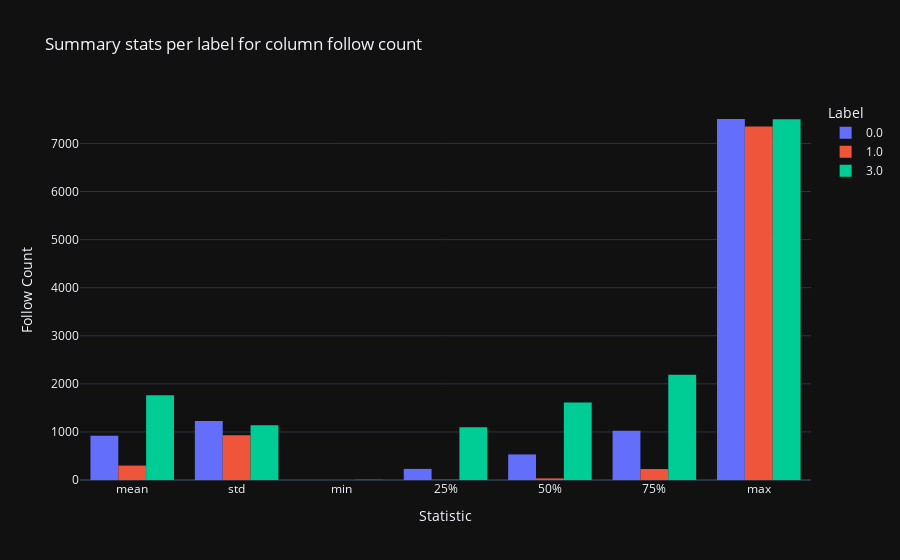

Write notebook code for a chart like this one.
### Markdown cell above
### 1.x Follow count

### Code cell
# Describing column for each label
sub_df, fig = df_main.describe_column_by_colcat('follow_count')

print('Follow count: ')
display(sub_df.style.format('{:,}'))
fig

### Figure 1 — Plotly figure (JSON) as saved in the notebook; plotly's stock layout.template omitted (floating-point values rounded to 4 significant figures)
{"data": [{"alignmentgroup": "True", "bingroup": "x", "histfunc": "sum", "hovertemplate": "Label=0.0<br>Statistic=%{x}<br>sum of value=%{y}<extra></extra>", "legendgroup": "0.0", "marker": {"color": "#636efa", "pattern": {"shape": ""}}, "name": "0.0", "offsetgroup": "0.0", "orientation": "v", "showlegend": true, "type": "histogram", "x": ["mean", "std", "min", "25%", "50%", "75%", "max"], "xaxis": "x", "y": [922, 1229, 0, 231, 532, 1023, 7508], "yaxis": "y"}, {"alignmentgroup": "True", "bingroup": "x", "histfunc": "sum", "hovertemplate": "Label=1.0<br>Statistic=%{x}<br>sum of value=%{y}<extra></extra>", "legendgroup": "1.0", "marker": {"color": "#EF553B", "pattern": {"shape": ""}}, "name": "1.0", "offsetgroup": "1.0", "orientation": "v", "showlegend": true, "type": "histogram", "x": ["mean", "std", "min", "25%", "50%", "75%", "max"], "xaxis": "x", "y": [300, 932, 0, 6, 33, 228, 7350], "yaxis": "y"}, {"alignmentgroup": "True", "bingroup": "x", "histfunc": "sum", "hovertemplate": "Label=3.0<br>Statistic=%{x}<br>sum of value=%{y}<extra></extra>", "legendgroup": "3.0", "marker": {"color": "#00cc96", "pattern": {"shape": ""}}, "name": "3.0", "offsetgroup": "3.0", "orientation": "v", "showlegend": true, "type": "histogram", "x": ["mean", "std", "min", "25%", "50%", "75%", "max"], "xaxis": "x", "y": [1762, 1140, 4, 1096, 1614, 2191, 7501], "yaxis": "y"}], "layout": {"barmode": "group", "legend": {"title": {"text": "Label"}, "tracegroupgap": 0}, "title": {"text": "Summary stats per label for column follow count"}, "xaxis": {"anchor": "y", "domain": [0, 1], "title": {"text": "Statistic"}}, "yaxis": {"anchor": "x", "domain": [0, 1], "title": {"text": "Follow Count"}}}}
